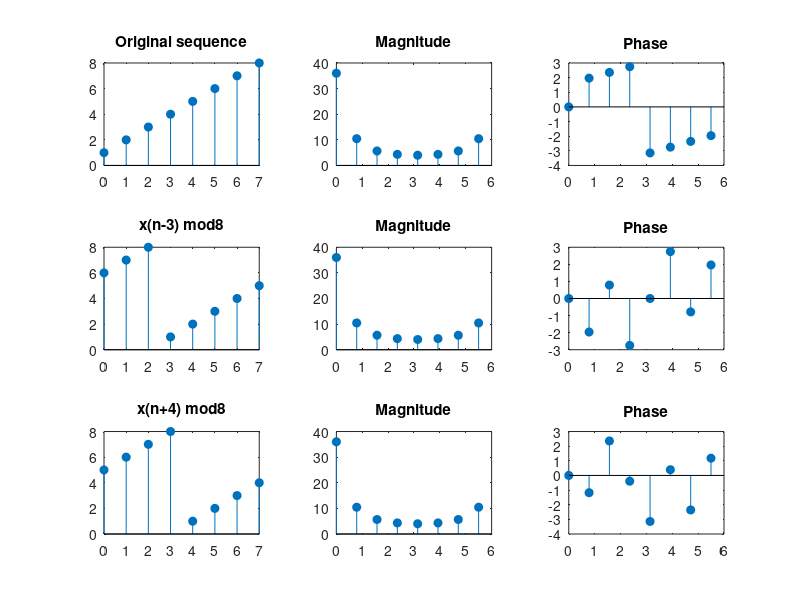

MATLAB code to generate this figure:
%Original Sequence
w=0:0.01:3*pi
x=[1,2,3,4,5,6,7,8]
N=8
n=0:N-1
subplot(3,3,1)
stem(n,x,'filled')
hold on;
title('Original sequence')

%DFT of sequence
N=8;
n=0:N-1;
k=0:N-1;
wn=exp(-j*2*pi/N*n'*k)
xk=x*wn;
subplot(3,3,2)
stem(2*pi*k/N,abs(xk),'filled')
title('Magnitude');
subplot(3,3,3);
stem(2*pi*k/N,angle(xk),'filled')
hold on;
title('Phase');

%shifted sequence x((n-3) mod8)
n=0:1:N-1
n1=mod((n-3),N)
y1=x(n1+1)
subplot(3,3,4);
stem(n,y1,'filled');
hold on;
title('x(n-3) mod8');

%DFT of sequence
N=8;
n=0:N-1;
k=0:N-1;
wn=exp(-j*2*pi/N*n1'*k)
xk=x*wn;
subplot(3,3,5)
stem(2*pi*k/N,abs(xk),'filled')
title('Magnitude');
subplot(3,3,6);
stem(2*pi*k/N,angle(xk),'filled')
hold on;
title('Phase');

%shifted sequence x((n+3) mod8)
n=0:1:N-1
n2=mod((n+4),N)
y2=x(n2+1)
subplot(3,3,7)
stem(n,y2,'filled');
hold on;
title('x(n+4) mod8');

%DFT of sequence
N=8;
n=0:N-1;
k=0:N-1;
wn=exp(-j*2*pi/N*n2'*k)
xk=x*wn;
subplot(3,3,8)
stem(2*pi*k/N,abs(xk),'filled')
title('Magnitude');
subplot(3,3,9);
stem(2*pi*k/N,angle(xk),'filled')
hold on;
title('Phase');
